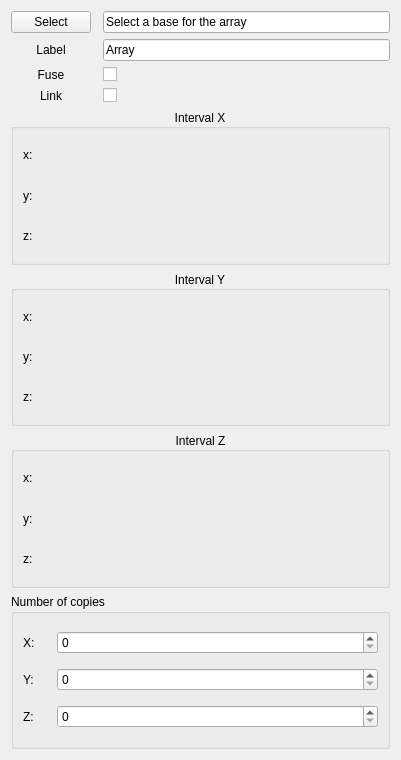
<?xml version="1.0" encoding="UTF-8"?>
<ui version="4.0">
 <class>OrthogonalArray</class>
 <widget class="QWidget" name="OrthogonalArray">
  <property name="geometry">
   <rect>
    <x>0</x>
    <y>0</y>
    <width>401</width>
    <height>760</height>
   </rect>
  </property>
  <property name="sizePolicy">
   <sizepolicy hsizetype="Preferred" vsizetype="Minimum">
    <horstretch>0</horstretch>
    <verstretch>0</verstretch>
   </sizepolicy>
  </property>
  <property name="focusPolicy">
   <enum>Qt::ClickFocus</enum>
  </property>
  <property name="windowTitle">
   <string>Orthogonal Array</string>
  </property>
  <layout class="QGridLayout" name="gridLayout_2">
   <item row="5" column="0" colspan="3">
    <widget class="QGroupBox" name="groupBox_2">
     <property name="title">
      <string>Interval Y</string>
     </property>
     <property name="alignment">
      <set>Qt::AlignCenter</set>
     </property>
     <layout class="QGridLayout" name="gridLayout_4">
      <item row="0" column="0">
       <widget class="QLabel" name="label_6">
        <property name="sizePolicy">
         <sizepolicy hsizetype="Fixed" vsizetype="Preferred">
          <horstretch>0</horstretch>
          <verstretch>0</verstretch>
         </sizepolicy>
        </property>
        <property name="maximumSize">
         <size>
          <width>16777215</width>
          <height>16777215</height>
         </size>
        </property>
        <property name="text">
         <string>x:     </string>
        </property>
        <property name="alignment">
         <set>Qt::AlignLeading|Qt::AlignLeft|Qt::AlignVCenter</set>
        </property>
       </widget>
      </item>
      <item row="2" column="0">
       <widget class="QLabel" name="label_8">
        <property name="maximumSize">
         <size>
          <width>16777215</width>
          <height>16777215</height>
         </size>
        </property>
        <property name="text">
         <string>z:     </string>
        </property>
        <property name="alignment">
         <set>Qt::AlignLeading|Qt::AlignLeft|Qt::AlignVCenter</set>
        </property>
       </widget>
      </item>
      <item row="1" column="0">
       <widget class="QLabel" name="label_7">
        <property name="maximumSize">
         <size>
          <width>16777215</width>
          <height>16777215</height>
         </size>
        </property>
        <property name="text">
         <string>y:     </string>
        </property>
        <property name="alignment">
         <set>Qt::AlignLeading|Qt::AlignLeft|Qt::AlignVCenter</set>
        </property>
       </widget>
      </item>
      <item row="0" column="1">
       <widget class="Gui::QuantitySpinBox" name="IntervalY_x">
        <property name="unit" stdset="0">
         <string notr="true"/>
        </property>
       </widget>
      </item>
      <item row="1" column="1">
       <widget class="Gui::QuantitySpinBox" name="IntervalY_y">
        <property name="unit" stdset="0">
         <string notr="true"/>
        </property>
       </widget>
      </item>
      <item row="2" column="1">
       <widget class="Gui::QuantitySpinBox" name="IntervalY_z">
        <property name="unit" stdset="0">
         <string notr="true"/>
        </property>
       </widget>
      </item>
     </layout>
    </widget>
   </item>
   <item row="2" column="0">
    <widget class="QLabel" name="label_3">
     <property name="text">
      <string>Fuse</string>
     </property>
     <property name="alignment">
      <set>Qt::AlignCenter</set>
     </property>
    </widget>
   </item>
   <item row="0" column="0">
    <widget class="QPushButton" name="pushButton">
     <property name="text">
      <string>Select</string>
     </property>
    </widget>
   </item>
   <item row="2" column="2">
    <widget class="QCheckBox" name="checkBox">
     <property name="text">
      <string/>
     </property>
    </widget>
   </item>
   <item row="1" column="0">
    <widget class="QLabel" name="label_2">
     <property name="text">
      <string>Label</string>
     </property>
     <property name="alignment">
      <set>Qt::AlignCenter</set>
     </property>
    </widget>
   </item>
   <item row="0" column="2">
    <widget class="QLineEdit" name="lineEdit">
     <property name="text">
      <string>Select a base for the array</string>
     </property>
    </widget>
   </item>
   <item row="6" column="0" colspan="3">
    <widget class="QGroupBox" name="groupBox_3">
     <property name="title">
      <string>Interval Z</string>
     </property>
     <property name="alignment">
      <set>Qt::AlignCenter</set>
     </property>
     <layout class="QGridLayout" name="gridLayout">
      <item row="0" column="0">
       <widget class="QLabel" name="label_9">
        <property name="sizePolicy">
         <sizepolicy hsizetype="Fixed" vsizetype="Preferred">
          <horstretch>0</horstretch>
          <verstretch>0</verstretch>
         </sizepolicy>
        </property>
        <property name="maximumSize">
         <size>
          <width>16777215</width>
          <height>16777215</height>
         </size>
        </property>
        <property name="text">
         <string>x:     </string>
        </property>
        <property name="alignment">
         <set>Qt::AlignLeading|Qt::AlignLeft|Qt::AlignVCenter</set>
        </property>
       </widget>
      </item>
      <item row="1" column="0">
       <widget class="QLabel" name="label_10">
        <property name="maximumSize">
         <size>
          <width>16777215</width>
          <height>16777215</height>
         </size>
        </property>
        <property name="text">
         <string>y:     </string>
        </property>
        <property name="alignment">
         <set>Qt::AlignLeading|Qt::AlignLeft|Qt::AlignVCenter</set>
        </property>
       </widget>
      </item>
      <item row="3" column="1">
       <widget class="Gui::QuantitySpinBox" name="IntervalZ_z">
        <property name="unit" stdset="0">
         <string notr="true"/>
        </property>
       </widget>
      </item>
      <item row="0" column="1">
       <widget class="Gui::QuantitySpinBox" name="IntervalZ_x">
        <property name="unit" stdset="0">
         <string notr="true"/>
        </property>
       </widget>
      </item>
      <item row="1" column="1">
       <widget class="Gui::QuantitySpinBox" name="IntervalZ_y">
        <property name="unit" stdset="0">
         <string notr="true"/>
        </property>
       </widget>
      </item>
      <item row="3" column="0">
       <widget class="QLabel" name="label_11">
        <property name="maximumSize">
         <size>
          <width>16777215</width>
          <height>16777215</height>
         </size>
        </property>
        <property name="text">
         <string>z:     </string>
        </property>
        <property name="alignment">
         <set>Qt::AlignLeading|Qt::AlignLeft|Qt::AlignVCenter</set>
        </property>
       </widget>
      </item>
     </layout>
    </widget>
   </item>
   <item row="4" column="0" colspan="3">
    <widget class="QGroupBox" name="groupBox">
     <property name="title">
      <string>Interval X</string>
     </property>
     <property name="alignment">
      <set>Qt::AlignCenter</set>
     </property>
     <layout class="QGridLayout" name="gridLayout_3">
      <item row="1" column="0">
       <widget class="QLabel" name="label_4">
        <property name="sizePolicy">
         <sizepolicy hsizetype="Minimum" vsizetype="Preferred">
          <horstretch>0</horstretch>
          <verstretch>0</verstretch>
         </sizepolicy>
        </property>
        <property name="maximumSize">
         <size>
          <width>16777215</width>
          <height>16777215</height>
         </size>
        </property>
        <property name="text">
         <string>y:     </string>
        </property>
        <property name="alignment">
         <set>Qt::AlignLeading|Qt::AlignLeft|Qt::AlignVCenter</set>
        </property>
       </widget>
      </item>
      <item row="0" column="0">
       <widget class="QLabel" name="label">
        <property name="sizePolicy">
         <sizepolicy hsizetype="Fixed" vsizetype="Preferred">
          <horstretch>0</horstretch>
          <verstretch>0</verstretch>
         </sizepolicy>
        </property>
        <property name="maximumSize">
         <size>
          <width>16777215</width>
          <height>16777215</height>
         </size>
        </property>
        <property name="text">
         <string>x:     </string>
        </property>
        <property name="alignment">
         <set>Qt::AlignLeading|Qt::AlignLeft|Qt::AlignVCenter</set>
        </property>
       </widget>
      </item>
      <item row="2" column="0">
       <widget class="QLabel" name="label_5">
        <property name="sizePolicy">
         <sizepolicy hsizetype="Minimum" vsizetype="Preferred">
          <horstretch>0</horstretch>
          <verstretch>0</verstretch>
         </sizepolicy>
        </property>
        <property name="maximumSize">
         <size>
          <width>16777215</width>
          <height>16777215</height>
         </size>
        </property>
        <property name="text">
         <string>z:     </string>
        </property>
        <property name="alignment">
         <set>Qt::AlignLeading|Qt::AlignLeft|Qt::AlignVCenter</set>
        </property>
       </widget>
      </item>
      <item row="0" column="1">
       <widget class="Gui::QuantitySpinBox" name="IntervalX_x">
        <property name="unit" stdset="0">
         <string/>
        </property>
       </widget>
      </item>
      <item row="1" column="1">
       <widget class="Gui::QuantitySpinBox" name="IntervalX_y">
        <property name="unit" stdset="0">
         <string notr="true"/>
        </property>
       </widget>
      </item>
      <item row="2" column="1">
       <widget class="Gui::QuantitySpinBox" name="IntervalX_z">
        <property name="unit" stdset="0">
         <string notr="true"/>
        </property>
       </widget>
      </item>
     </layout>
    </widget>
   </item>
   <item row="3" column="2">
    <widget class="QCheckBox" name="checkBox_2">
     <property name="text">
      <string/>
     </property>
    </widget>
   </item>
   <item row="3" column="0">
    <widget class="QLabel" name="label_12">
     <property name="text">
      <string>Link</string>
     </property>
     <property name="alignment">
      <set>Qt::AlignCenter</set>
     </property>
    </widget>
   </item>
   <item row="1" column="2">
    <widget class="QLineEdit" name="lineEdit_2">
     <property name="text">
      <string>Array</string>
     </property>
    </widget>
   </item>
   <item row="7" column="0" colspan="3">
    <widget class="QGroupBox" name="groupBox_4">
     <property name="title">
      <string>Number of copies</string>
     </property>
     <layout class="QGridLayout" name="gridLayout_5">
      <item row="2" column="0">
       <widget class="QLabel" name="label_15">
        <property name="text">
         <string>Z:</string>
        </property>
       </widget>
      </item>
      <item row="0" column="0">
       <widget class="QLabel" name="label_13">
        <property name="sizePolicy">
         <sizepolicy hsizetype="Fixed" vsizetype="Preferred">
          <horstretch>0</horstretch>
          <verstretch>0</verstretch>
         </sizepolicy>
        </property>
        <property name="text">
         <string>X:     </string>
        </property>
       </widget>
      </item>
      <item row="1" column="0">
       <widget class="QLabel" name="label_14">
        <property name="text">
         <string>Y:</string>
        </property>
       </widget>
      </item>
      <item row="0" column="1">
       <widget class="Gui::UIntSpinBox" name="uintSpinBox"/>
      </item>
      <item row="1" column="1">
       <widget class="Gui::UIntSpinBox" name="uintSpinBox_2"/>
      </item>
      <item row="2" column="1">
       <widget class="Gui::UIntSpinBox" name="uintSpinBox_3"/>
      </item>
     </layout>
    </widget>
   </item>
  </layout>
 </widget>
 <customwidgets>
  <customwidget>
   <class>Gui::QuantitySpinBox</class>
   <extends>QWidget</extends>
   <header>Gui/QuantitySpinBox.h</header>
  </customwidget>
  <customwidget>
   <class>Gui::UIntSpinBox</class>
   <extends>QSpinBox</extends>
   <header>Gui/SpinBox.h</header>
  </customwidget>
 </customwidgets>
 <resources/>
 <connections/>
</ui>
